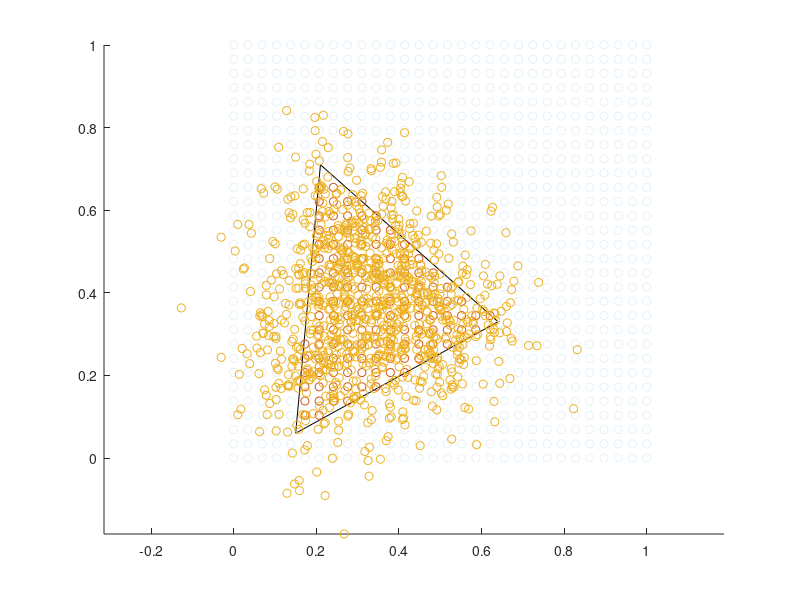

This chart was generated by the following MATLAB code: (Note: this script raises an error after producing the figure.)
clear, clc, close all

% Generate Cues

[grid(:,:,1),grid(:,:,2)] = meshgrid(linspace(0,1,30));

grid = reshape(grid,[],2);

gamut = [0.640, 0.3300;...
    0.2100, 0.7100;...
    0.1500 	0.0600]; % Adobe RGB (for now, change as neccessary) Source: https://en.wikipedia.org/wiki/Adobe_RGB_color_space#Specifications

in = inpolygon(grid(:,1),grid(:,2),...
    gamut(:,1),gamut(:,2));

grid_in = grid(in,:);

nTrials = 1000;
cues = grid_in(randi(size(grid_in,1),nTrials,1),:);

try
    DrawChromaticity % requires psychtoolbox
catch
    figure, hold on, axis equal
end

plot([gamut(:,1);gamut(1,1)],[gamut(:,2);gamut(1,2)],'k')
scatter(grid(:,1),grid(:,2),'ro','MarkerEdgeAlpha',0.1)
scatter(grid_in(:,1),grid_in(:,2),'kx')

%% Generate responses without bias

noiseVal = 0.1;
responses = cues + randn(size(cues))*noiseVal;

scatter(responses(:,1),responses(:,2),'b.')

% add biases
% find closest attractor
% modify response such that

% pull responses back inside response space
for i = 1:size(responses,1)
    in(i) = inpolygon(responses(i,1), responses(i,2),...
        gamut(:,1), gamut(:,2));
    if ~in(i)
        [d_min(i), response_in_x(i), response_in_y(i)] = p_poly_dist(responses(i,1), responses(i,2),...
            gamut(:,1), gamut(:,2),1);
    else
        response_in_x(i) = responses(i,1);
        response_in_y(i) = responses(i,2);
    end
end

responses_in = [response_in_x; response_in_y];
 
scatter(response_in_x,response_in_y,'g.')
quiver(responses(~in,1),responses(~in,2),...
    response_in_x(~in)'-responses(~in,1),...
    response_in_y(~in)'-responses(~in,2),...
    'off') % scaling off





